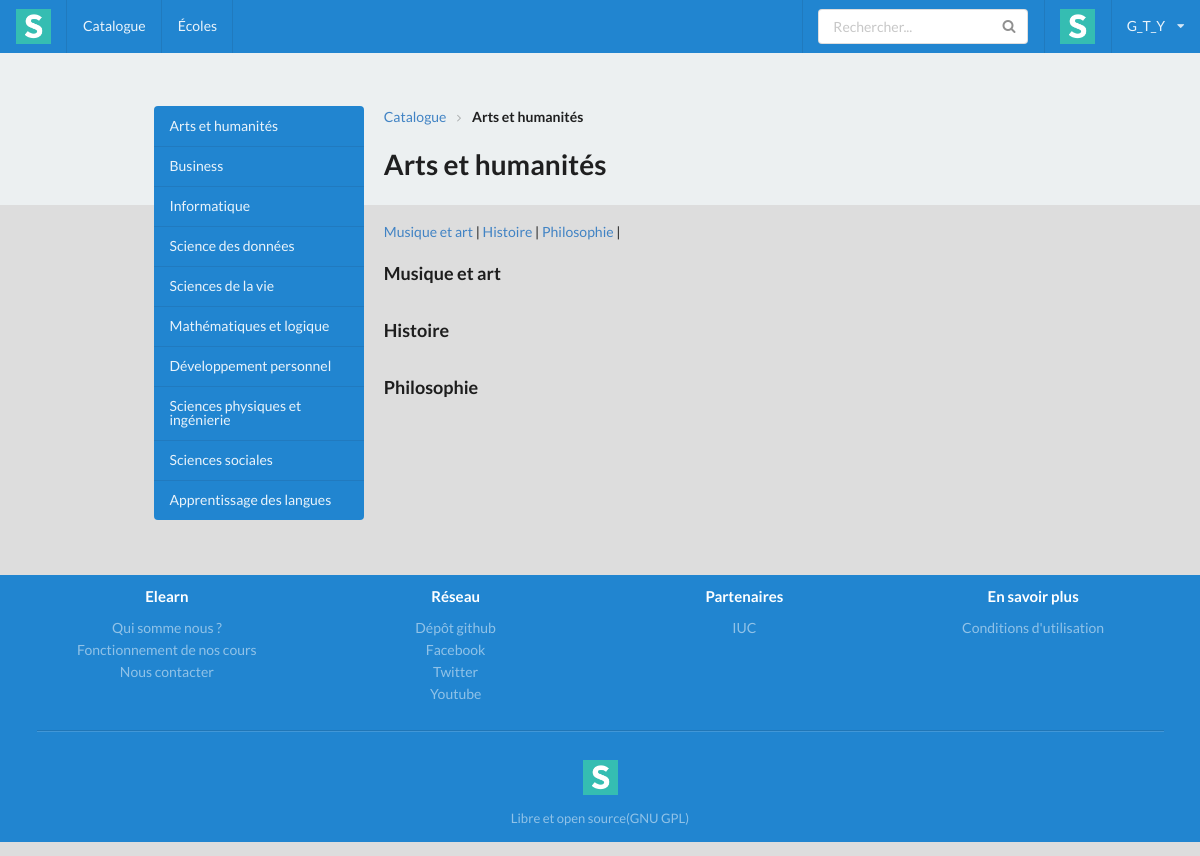
/elearn/catalogue/categorie/1 (signed in), run on the app's committed database.
### elearn/models.py (models this page shows, shortened)
class Categorie(models.Model):
    nom = models.CharField(max_length=100)

class SousCategorie(models.Model):
    nom = models.CharField(max_length=100)
    categorie = models.ForeignKey("Categorie")

### elearn/views.py (the view)
# urls.py: url(r'^catalogue/categorie/(?P<id_categorie>\d+)$', categorie, name="categorie"),
def categorie(request, id_categorie):
    categories = Categorie.objects.all()
    categorie = Categorie.objects.get(id=id_categorie)
    sousCategories = categorie.souscategorie_set.all()
    tabCours = {}
    for sousCate in sousCategories:
        cours = sousCate.cours_set.all()
        tabCours[sousCate.nom] = cours
    inscriptionForm = InscriptionForm(request.POST or None)
    connexionForm = ConnexionForm(request.POST or None)
    error = False
    tests = inscriptionConnexion(inscriptionForm, connexionForm, request)
    error = tests[1]
    return render(request, 'elearn/categorie.html', locals())

### elearn/forms.py (shortened to what this page needs)
class InscriptionForm(forms.Form):
    email = forms.EmailField(label="Email")
    username = forms.CharField(label='Nom d\'utilisateur', max_length=30)
    password = forms.CharField(label='Mot de passe', widget=forms.PasswordInput)
    confirmation = forms.CharField(label='Confirmation du mot de passe', widget=forms.PasswordInput)

class ConnexionForm(forms.Form):
    username = forms.CharField(label="Nom d'utilisateur")
    password = forms.CharField(label="Mot de passe", widget=forms.PasswordInput)

### elearn/views.py (called while the page is built, shortened)
def inscriptionConnexion(inscriptionForm, connexionForm, request):
    envoi = False
    error = False
    return [envoi, error]

### elearn/templates/elearn/categorie.html (shortened to what this page needs)
{% extends 'elearn/base.html' %}
{% block content %}
    <div class="head-img">
    </div>
    <div class="catalogue" style="background: #DDDDDD">
        <div class="ui stackable grid">
            <div class="two wide column">
            </div>
            <div class="three wide column" style="padding-top: 120px">
                <div class="ui vertical menu inverted blue">
                    {% for cate in categories %}
                        <a class="item" href="{% url 'categorie' cate.id %}">{{ cate.nom }}</a>
                    {% endfor %}
                </div><br /> <br />
            </div>
            <div class="nine wide column" style="padding-top: 120px">
                <div class="ui breadcrumb">
                    <a class="section" href="{% url 'catalogue' %}">Catalogue</a>
                    <i class="right angle icon divider"></i>
                    <div class="active section">{{ categorie.nom }}</div>
                </div><br /><br />
                <div>
                    <h1>{{ categorie.nom }}</h1>
                </div><br /><br />
                <div>
                    {% for sousCate in sousCategories %}
                        <a href="{% url 'sousCategorie' sousCate.id %}">{{ sousCate.nom }}</a> |
                    {% endfor %}
                </div><br />
                {% for cle, valeur in tabCours.items %}
                    <div>
                        <h3>{{ cle }}</h3>
                        <br />
                    </div>
                {% endfor %}
            </div>
        </div>
    </div>
{% endblock %}

### elearn/templates/elearn/base.html (shortened to what this page needs)
<!DOCTYPE html>
{% load static %}
<html>
<head>
    <link rel="stylesheet" href="{% static 'Semantic-UI/semantic.min.css' %}" />
</head>
<body>
     <header>
        <nav class="ui top fixed menu inverted blue">
            <div class="item">
                <img src="{% static 'logo.png' %}">
            </div>
            <a class="item" href="{% url 'catalogue' %}">
                Catalogue
            </a>
            <a class="item">
                Écoles
            </a>
            <div class="right menu">
                <div class="item">
                    <div class="ui icon input">
                        <input type="text" placeholder="Rechercher...">
                        <i class="search link icon"></i>
                    </div>
                </div>
                {% if user.is_authenticated %}
                     <div class="item">
                        <img src="{% static 'logo.png' %}">
                     </div>
                     <div class="ui dropdown item">
                         {% if user.is_authenticated %}
                            {{ user.username }}
                         {% endif %}
                        <i class="dropdown icon"></i>
                     </div>
                {% endif %}
            </div>
        </nav>
    </header>
    {% block content %}
    {% endblock %}
    <div class="ui blue inverted vertical footer segment">
        <div class="ui center aligned container">
            <div class="ui stackable inverted grid">
                <div class="four wide column">
                    <h4 class="ui inverted header">Elearn</h4>
                    <div class="ui inverted link list">
                        <a class="item" href="#" target="_blank">Qui somme nous ?</a>
                        <a class="item" href="#" target="_blank">Fonctionnement de nos cours</a>
                        <a class="item" href="#" target="_blank">Nous contacter</a> </div>
                </div>
                <div class="four wide column">
                    <h4 class="ui inverted header">Réseau</h4>
                    <div class="ui inverted link list">
                        <a class="item" href="#" target="_blank">Dépôt github</a>
                        <a class="item" href="#" target="_blank">Facebook</a>
                        <a class="item" href="#">Twitter</a>
                        <a class="item" href="#">Youtube</a>
                    </div>
                </div>
                <div class="four wide column">
                    <h4 class="ui inverted header">Partenaires</h4>
                    <div class="ui inverted link list">
                        <a class="item" href="#" target="_blank">IUC</a>
                    </div>
                </div>
                <div class="four wide column">
                    <h4 class="ui inverted header">En savoir plus</h4>
                    <div class="ui inverted link list">
                        <a class="item" href="#" target="_blank">Conditions d'utilisation</a>
                    </div>
                </div>
            </div>
            <div class="ui inverted section divider"></div>
            <img src="{% static 'logo.png' %}" class="ui centered mini image">
            <div class="ui horizontal inverted small divided link list">
                <a class="item" href="#" target="_blank">Libre et open source(GNU GPL)</a>
            </div>
        </div>
    </div>
</body>
</html>

### data on the page
Categorie: nom "Arts et humanités"
Categorie: nom "Business"
Categorie: nom "Informatique"
Categorie: nom "Science des données"
Categorie: nom "Sciences de la vie"
Categorie: nom "Mathématiques et logique"
Categorie: nom "Développement personnel"
Categorie: nom "Sciences physiques et ingénierie"
Categorie: nom "Sciences sociales"
Categorie: nom "Apprentissage des langues"
SousCategorie: nom "Musique et art", tabCours "Musique et art"
SousCategorie: nom "Histoire", tabCours "Histoire"
SousCategorie: nom "Philosophie", tabCours "Philosophie"

### other printed values
{{ user.username }} "G_T_Y"
